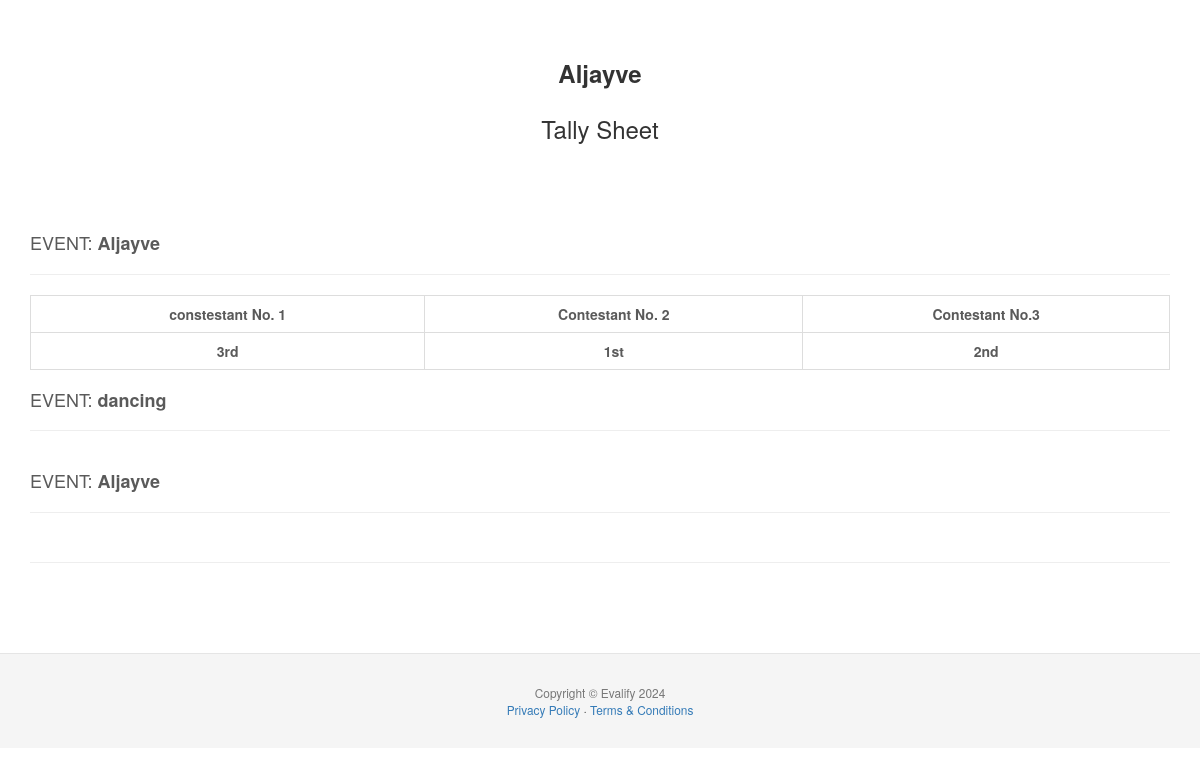
The app's page /summary_results.php?main_event_id=1 (signed in) with its own data.
### tables this page shows
CREATE TABLE `main_event` (
  `mainevent_id` int(11) NOT NULL,
  `event_name` varchar(255) NOT NULL,
  `status` varchar(50) NOT NULL,
  `organizer_id` int(11) NOT NULL,
  `sy` varchar(9) NOT NULL,
  `date_start` date NOT NULL,
  `date_end` date NOT NULL,
  `place` varchar(255) NOT NULL
);

CREATE TABLE `sub_event` (
  `subevent_id` int(11) NOT NULL,
  `mainevent_id` int(11) NOT NULL,
  `organizer_id` int(11) NOT NULL,
  `event_name` varchar(255) NOT NULL,
  `status` varchar(50) NOT NULL,
  `eventdate` date NOT NULL,
  `eventtime` time NOT NULL,
  `view` varchar(15) NOT NULL,
  `place` text NOT NULL
);

CREATE TABLE `contestants` (
  `contestant_id` int(11) NOT NULL,
  `fullname` varchar(255) NOT NULL,
  `subevent_id` int(11) NOT NULL,
  `contestant_ctr` int(11) NOT NULL,
  `status` varchar(50) NOT NULL,
  `txt_code` varchar(255) NOT NULL,
  `rand_code` int(11) NOT NULL
);

### session.php (called while the page is built, shortened)
<?php
$session_id = $_SESSION['id'];

### summary_results.php (the view, shortened to what this page needs)
<!DOCTYPE html>
<html lang="en">
   <?php
include('header.php');
include('session.php');
$active_main_event=$_GET['main_event_id'];
    ?>
 <body>
 <div class="container">
      <div class="span12">
           <?php
          $event_query = $conn->query("select * from main_event where mainevent_id='$active_main_event'") or die(mysql_error());
		while ($event_row = $event_query->fetch())
        {
            ?>
             <center>
             <table>
        <tr>
             <td align="center">
            <h3><strong><?php echo $event_row['event_name']; ?></strong></h3>
             </td>
              </tr>
               <tr>
                <td align="center">
                <h3>Tally Sheet</h3>
                </td>
              </tr>
             </table>
             </center>
              <?php }  ?>
        <section id="download-bootstrap">
          <div class="page-header">
<table style="width: 100% !important;" align="center">
<?php
$sy_query = $conn->query("select DISTINCT sy FROM main_event where organizer_id='$session_id' AND mainevent_id='$active_main_event='") or die(mysql_error());
while ($sy_row = $sy_query->fetch())
{
$sy=$sy_row['sy'];
$MECtr = $MEctrQuery->rowCount();  ?>
<tr>
<td>
                        <?php
                        $event_query = $conn->query("select * from main_event where organizer_id='$session_id' AND sy='$sy'") or die(mysql_error());
                        while ($event_row = $event_query->fetch())
                        {
                        $main_event_id=$event_row['mainevent_id'];
                        $SEctrQuery = $conn->query("select * FROM sub_event where mainevent_id='$main_event_id'") or die(mysql_error());
                        while($SECtr = $SEctrQuery->fetch())
                        {
                            $rs_subevent_id=$SECtr['subevent_id'];
                         ?>
                                    <h4>EVENT: <strong><?php echo $SECtr['event_name']; ?></strong></h4>
                                    <hr />
                                    <table align="center" class="table table-bordered" id="example">
                                    <?php
                                    $contxx_query = $conn->query("select DISTINCT fullname from contestants where subevent_id='$rs_subevent_id'") or die(mysql_error());
                                    while ($contxx_row = $contxx_query->fetch())
                                    { ?>
                                    <th><strong><center><?php echo $contxx_row['fullname']; ?></center></strong></th>
                                    <?php } ?>
                                    <tr>
                                    <?php
                                    $contxxz_query = $conn->query("select contestant_id from contestants where subevent_id='$rs_subevent_id'") or die(mysql_error());
                                    while ($contxxz_row = $contxxz_query->fetch())
                                    {
                                    $contxzID=$contxxz_row['contestant_id'];
                                    $place_query = $conn->query("select DISTINCT place_title from sub_results where contestant_id='$contxzID' AND subevent_id='$rs_subevent_id'") or die(mysql_error());
                                    while ($place_row = $place_query->fetch())
                                    { ?>
                                    <td><strong><center><?php echo $place_row['place_title']; ?></center></strong></td>
                                    <?php   }   }   ?>
                                    </tr>
                                    </table>
                        <?php  }} ?>
 </td>
 </tr>
  <?php  }  ?>
  </table>
  </div>
  </section>
      </div>
    </div>
  <?php include('footer.php'); ?>
  </body>
</html>

### assets/css/docs.css (style rules this page uses)
body { position: relative; padding-top: 40px; }
section { padding-top: 30px; }
section > .page-header, section > .lead { color: #5a5a5a; }

### records on screen
main_event: event_name "Aljayve"
sub_event: event_name "Aljayve", fullname "constestant No. 1", fullname "Contestant No. 2", fullname "Contestant No.3"
contestants: place_title "3rd"
contestants: place_title "1st"
contestants: place_title "2nd"
sub_event: event_name "dancing"
sub_event: event_name "Aljayve"
